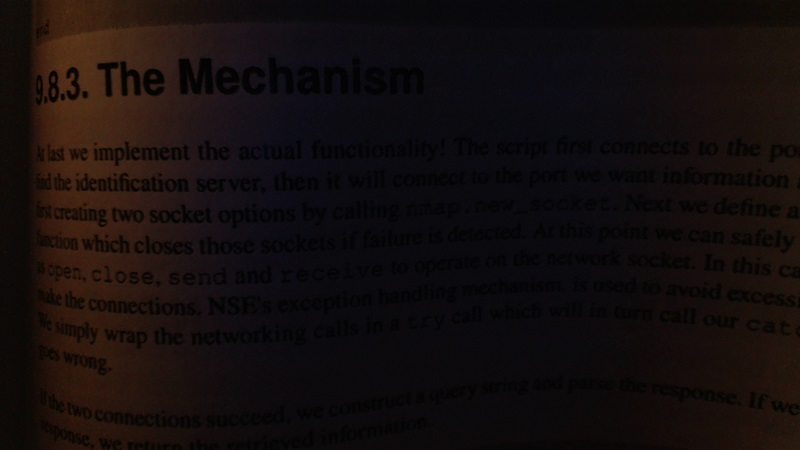
#> input picture sayfa.jpg, 800 x 450 px, given in place of the camera
$ python opening.py
#> lines starting #> are read from the running program, lines starting #| are printed output that depends on the picture; after the words box and inside, x2 and y2 are one past the last pixel; in counts of white or black regions, pixels touching at a corner belong together
import cv2
import numpy as np
kamera = cv2.VideoCapture(0)
while True:
    ret, frame = kamera.read()
#> frame is the input picture: shape (450, 800, 3); mean B, G, R 13.4, 13.6, 20.3
    hsv=cv2.cvtColor(frame,cv2.COLOR_BGR2HSV)
#> hsv: shape (450, 800, 3); mean H, S, V 81.2, 108.8, 21.8
    dk=np.array([150,30,30])
    uk=np.array([190,255,255])
    mask=cv2.inRange(hsv,dk,uk)
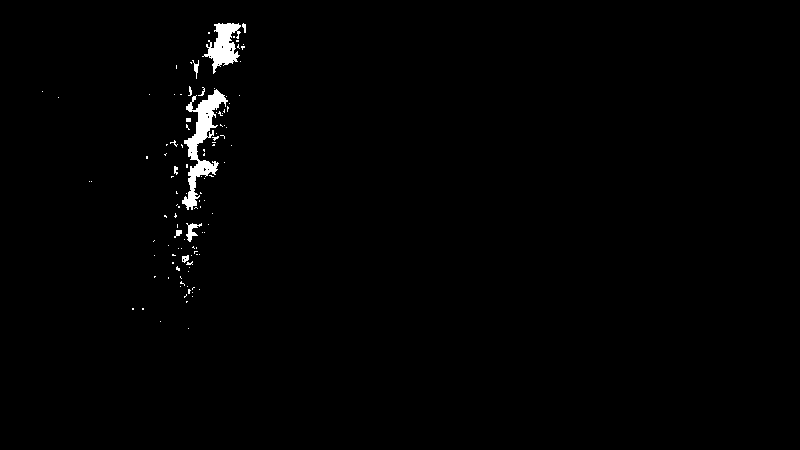
#> mask: shape (450, 800); 0.95% white; 110 white regions (99 under 20 px), largest, box (x1, y1, x2, y2) and area: (182, 89, 228, 210) 1736, (202, 23, 241, 74) 966, (186, 223, 202, 242) 127
    son=cv2.bitwise_and(frame,frame,mask=mask)
    kernel=np.ones((5,5),np.uint8)
    erosion=cv2.erode(mask,kernel,iterations=1)
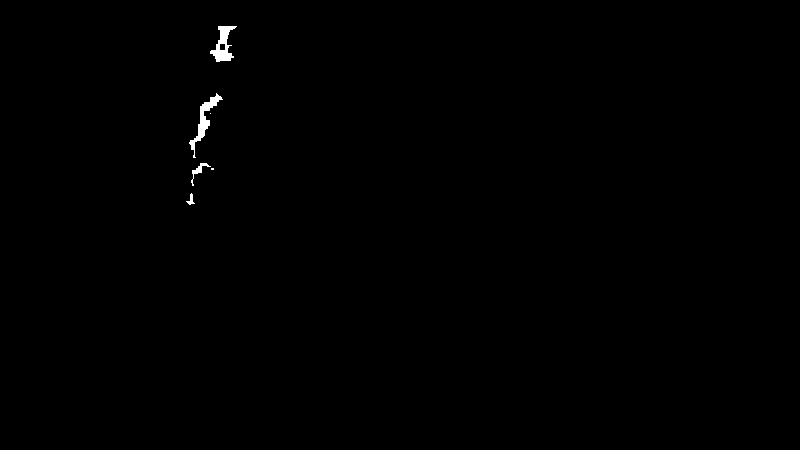
#> erosion: shape (450, 800); 0.29% white; 6 white regions (2 under 20 px), largest, box (x1, y1, x2, y2) and area: (189, 93, 223, 158) 463, (210, 26, 237, 62) 439, (191, 163, 211, 186) 101, (186, 193, 195, 205) 45
    dilation=cv2.dilate(mask,kernel,iterations=1)
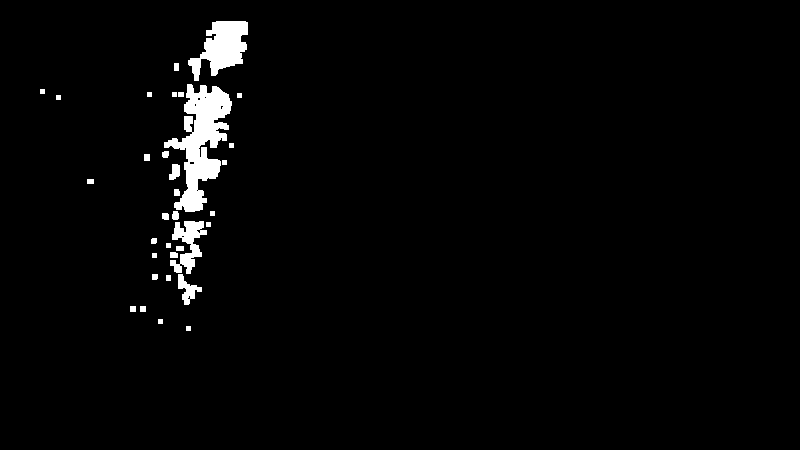
#> dilation: shape (450, 800); 2.3% white; 33 white regions, largest, box (x1, y1, x2, y2) and area: (164, 84, 232, 212) 3977, (188, 21, 248, 81) 1964, (170, 221, 207, 274) 954
    cv2.imshow('orjinal',frame)
    cv2.imshow('son', son)
    cv2.imshow('erosion',erosion)
    cv2.imshow('dilation',dilation)
    if cv2.waitKey(25) & 0xFF==ord('q'):
#> (key q is pressed here)
        break
kamera.release()
cv2.destroyAllWindows()
